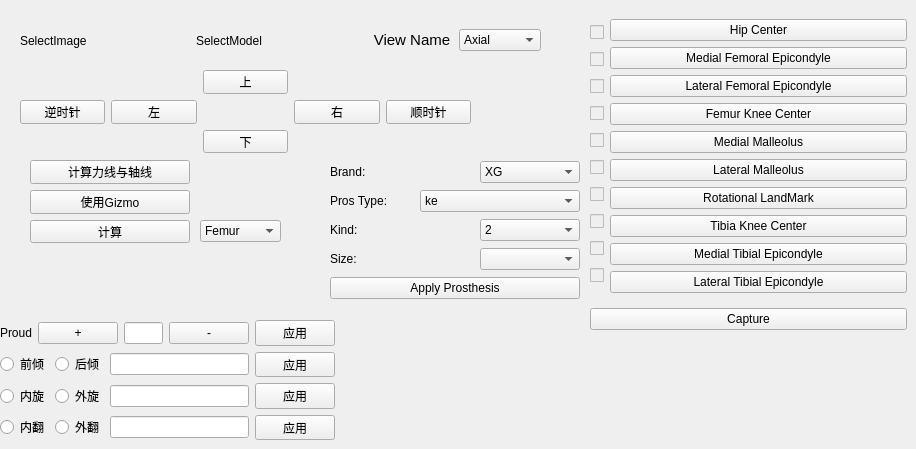
     <widget class="QWidget" name="tab_4">
      <attribute name="title">
       <string>术前规划</string>
      </attribute>
      <widget class="QWidget" name="gridLayoutWidget">
       <property name="geometry">
        <rect>
         <x>20</x>
         <y>70</y>
         <width>451</width>
         <height>83</height>
        </rect>
       </property>
       <layout class="QGridLayout" name="gridLayout">
        <property name="leftMargin">
         <number>0</number>
        </property>
        <item row="0" column="2">
         <widget class="QPushButton" name="ProsUpTransBtn">
          <property name="text">
           <string>上</string>
          </property>
         </widget>
        </item>
        <item row="1" column="0">
         <widget class="QPushButton" name="AntiClockWiseBtn">
          <property name="text">
           <string>逆时针</string>
          </property>
         </widget>
        </item>
        <item row="1" column="3">
         <widget class="QPushButton" name="ProsRightTransBtn">
          <property name="text">
           <string>右</string>
          </property>
         </widget>
        </item>
        <item row="1" column="4">
         <widget class="QPushButton" name="ClockWiseBtn">
          <property name="text">
           <string>顺时针</string>
          </property>
         </widget>
        </item>
        <item row="1" column="1">
         <widget class="QPushButton" name="ProsLeftTransBtn">
          <property name="text">
           <string>左</string>
          </property>
         </widget>
        </item>
        <item row="2" column="2">
         <widget class="QPushButton" name="ProsDownTransBtn">
          <property name="text">
           <string>下</string>
          </property>
         </widget>
        </item>
       </layout>
      </widget>
      <widget class="QWidget" name="horizontalLayoutWidget_7">
       <property name="geometry">
        <rect>
         <x>20</x>
         <y>20</y>
         <width>521</width>
         <height>41</height>
        </rect>
       </property>
       <layout class="QHBoxLayout" name="horizontalLayout">
        <item>
         <widget class="QLabel" name="label_15">
          <property name="text">
           <string>SelectImage</string>
          </property>
         </widget>
        </item>
        <item>
         <widget class="QmitkSingleNodeSelectionWidget" name="PrePlanSelectImageWidget" native="true">
          <property name="font">
           <font>
            <pointsize>11</pointsize>
           </font>
          </property>
         </widget>
        </item>
        <item>
         <widget class="QLabel" name="label_13">
          <property name="text">
           <string>SelectModel</string>
          </property>
         </widget>
        </item>
        <item>
         <widget class="QmitkSingleNodeSelectionWidget" name="PrePlanSelectModelWidget" native="true">
          <property name="font">
           <font>
            <pointsize>11</pointsize>
           </font>
          </property>
         </widget>
        </item>
        <item>
         <widget class="QLabel" name="PrePlanViewNameLabel">
          <property name="sizePolicy">
           <sizepolicy hsizetype="Preferred" vsizetype="Fixed">
            <horstretch>0</horstretch>
            <verstretch>0</verstretch>
           </sizepolicy>
          </property>
          <property name="font">
           <font>
            <pointsize>11</pointsize>
           </font>
          </property>
          <property name="text">
           <string>View Name</string>
          </property>
          <property name="alignment">
           <set>Qt::AlignCenter</set>
          </property>
         </widget>
        </item>
        <item>
         <widget class="QComboBox" name="PrePlanViewType">
          <item>
           <property name="text">
            <string>Axial</string>
           </property>
          </item>
          <item>
           <property name="text">
            <string>Sagittal</string>
           </property>
          </item>
          <item>
           <property name="text">
            <string>Coronal</string>
           </property>
          </item>
         </widget>
        </item>
       </layout>
      </widget>
      <widget class="QWidget" name="verticalLayoutWidget_3">
       <property name="geometry">
        <rect>
         <x>590</x>
         <y>10</y>
         <width>317</width>
         <height>331</height>
        </rect>
       </property>
       <layout class="QVBoxLayout" name="verticalLayout_8">
        <item>
         <layout class="QHBoxLayout" name="horizontalLayout_5">
          <item>
           <layout class="QVBoxLayout" name="verticalLayout_2">
            <item>
             <widget class="QCheckBox" name="HipCenterCheckBox">
              <property name="enabled">
               <bool>false</bool>
              </property>
              <property name="sizePolicy">
               <sizepolicy hsizetype="Fixed" vsizetype="Fixed">
                <horstretch>0</horstretch>
                <verstretch>0</verstretch>
               </sizepolicy>
              </property>
              <property name="text">
               <string/>
              </property>
             </widget>
            </item>
            <item>
             <widget class="QCheckBox" name="MedialFemuralEpicondyleCheckBox">
              <property name="enabled">
               <bool>false</bool>
              </property>
              <property name="sizePolicy">
               <sizepolicy hsizetype="Fixed" vsizetype="Fixed">
                <horstretch>0</horstretch>
                <verstretch>0</verstretch>
               </sizepolicy>
              </property>
              <property name="text">
               <string/>
              </property>
             </widget>
            </item>
            <item>
             <widget class="QCheckBox" name="LateralFemuralEpicondyleCheckBox">
              <property name="enabled">
               <bool>false</bool>
              </property>
              <property name="sizePolicy">
               <sizepolicy hsizetype="Fixed" vsizetype="Fixed">
                <horstretch>0</horstretch>
                <verstretch>0</verstretch>
               </sizepolicy>
              </property>
              <property name="text">
               <string/>
              </property>
             </widget>
            </item>
            <item>
             <widget class="QCheckBox" name="FemurKneeCenterCheckBox">
              <property name="enabled">
               <bool>false</bool>
              </property>
              <property name="sizePolicy">
               <sizepolicy hsizetype="Fixed" vsizetype="Fixed">
                <horstretch>0</horstretch>
                <verstretch>0</verstretch>
               </sizepolicy>
              </property>
              <property name="text">
               <string/>
              </property>
             </widget>
            </item>
            <item>
             <widget class="QCheckBox" name="MedialMalleolusCheckBox">
              <property name="enabled">
               <bool>false</bool>
              </property>
              <property name="sizePolicy">
               <sizepolicy hsizetype="Fixed" vsizetype="Fixed">
                <horstretch>0</horstretch>
                <verstretch>0</verstretch>
               </sizepolicy>
              </property>
              <property name="text">
               <string/>
              </property>
             </widget>
            </item>
            <item>
             <widget class="QCheckBox" name="LateralMalleolusCheckBox">
              <property name="enabled">
               <bool>false</bool>
              </property>
              <property name="sizePolicy">
               <sizepolicy hsizetype="Fixed" vsizetype="Fixed">
                <horstretch>0</horstretch>
                <verstretch>0</verstretch>
               </sizepolicy>
              </property>
              <property name="text">
               <string/>
              </property>
             </widget>
            </item>
            <item>
             <widget class="QCheckBox" name="RotationalLandMarkCheckBox">
              <property name="enabled">
               <bool>false</bool>
              </property>
              <property name="sizePolicy">
               <sizepolicy hsizetype="Fixed" vsizetype="Fixed">
                <horstretch>0</horstretch>
                <verstretch>0</verstretch>
               </sizepolicy>
              </property>
              <property name="text">
               <string/>
              </property>
             </widget>
            </item>
            <item>
             <widget class="QCheckBox" name="TibiaKneeCenterCheckBox">
              <property name="enabled">
               <bool>false</bool>
              </property>
              <property name="sizePolicy">
               <sizepolicy hsizetype="Fixed" vsizetype="Fixed">
                <horstretch>0</horstretch>
                <verstretch>0</verstretch>
               </sizepolicy>
              </property>
              <property name="text">
               <string/>
              </property>
             </widget>
            </item>
            <item>
             <widget class="QCheckBox" name="MedialTibialEpicondyleCheckBox">
              <property name="enabled">
               <bool>false</bool>
              </property>
              <property name="text">
               <string/>
              </property>
             </widget>
            </item>
            <item>
             <widget class="QCheckBox" name="LateralTibialEpicondyleCheckBox">
              <property name="enabled">
               <bool>false</bool>
              </property>
              <property name="text">
               <string/>
              </property>
             </widget>
            </item>
           </layout>
          </item>
          <item>
           <layout class="QVBoxLayout" name="verticalLayout_7">
            <item>
             <widget class="QPushButton" name="PreHipCenterBtn">
              <property name="text">
               <string>Hip Center</string>
              </property>
             </widget>
            </item>
            <item>
             <widget class="QPushButton" name="PreMedialFemuralEpicondyleBtn">
              <property name="text">
               <string>Medial Femoral Epicondyle</string>
              </property>
             </widget>
            </item>
            <item>
             <widget class="QPushButton" name="PreLateralFemuralEpicondyleBtn">
              <property name="text">
               <string>Lateral Femoral Epicondyle</string>
              </property>
             </widget>
            </item>
            <item>
             <widget class="QPushButton" name="PreFemurKneeCenterBtn">
              <property name="sizePolicy">
               <sizepolicy hsizetype="Expanding" vsizetype="Fixed">
                <horstretch>0</horstretch>
                <verstretch>0</verstretch>
               </sizepolicy>
              </property>
              <property name="text">
               <string>Femur Knee Center</string>
              </property>
             </widget>
            </item>
            <item>
             <widget class="QPushButton" name="PreMedialMalleolusBtn">
              <property name="text">
               <string>Medial Malleolus</string>
              </property>
             </widget>
            </item>
            <item>
             <widget class="QPushButton" name="PreLateralMalleolusBtn">
              <property name="text">
               <string>Lateral Malleolus</string>
              </property>
             </widget>
            </item>
            <item>
             <widget class="QPushButton" name="PreRotationalLandmarkBtn">
              <property name="text">
               <string>Rotational LandMark</string>
              </property>
             </widget>
            </item>
            <item>
             <widget class="QPushButton" name="PreTibiaKneeCenterBtn">
              <property name="text">
               <string>Tibia Knee Center</string>
              </property>
             </widget>
            </item>
            <item>
             <widget class="QPushButton" name="PreMedialTibialEpicondyleBtn">
              <property name="text">
               <string>Medial Tibial Epicondyle</string>
              </property>
             </widget>
            </item>
            <item>
             <widget class="QPushButton" name="PreLateralTibialEpicondyleBtn">
              <property name="text">
               <string>Lateral Tibial Epicondyle</string>
              </property>
             </widget>
            </item>
           </layout>
          </item>
         </layout>
        </item>
        <item>
         <widget class="QPushButton" name="PreCapturePointBtn">
          <property name="text">
           <string>Capture</string>
          </property>
         </widget>
        </item>
       </layout>
      </widget>
      <widget class="QWidget" name="verticalLayoutWidget">
       <property name="geometry">
        <rect>
         <x>330</x>
         <y>160</y>
         <width>250</width>
         <height>141</height>
        </rect>
       </property>
       <layout class="QVBoxLayout" name="verticalLayout_9">
        <item>
         <layout class="QHBoxLayout" name="horizontalLayout_6">
          <item>
           <widget class="QLabel" name="label_16">
            <property name="text">
             <string>Brand:</string>
            </property>
           </widget>
          </item>
          <item>
           <widget class="QComboBox" name="BrandComboBox">
            <property name="sizePolicy">
             <sizepolicy hsizetype="Fixed" vsizetype="Fixed">
              <horstretch>0</horstretch>
              <verstretch>0</verstretch>
             </sizepolicy>
            </property>
            <property name="minimumSize">
             <size>
              <width>100</width>
              <height>0</height>
             </size>
            </property>
            <item>
             <property name="text">
              <string>XG</string>
             </property>
            </item>
            <item>
             <property name="text">
              <string>XK</string>
             </property>
            </item>
            <item>
             <property name="text">
              <string>QiangShen</string>
             </property>
            </item>
            <item>
             <property name="text">
              <string>ChunLi</string>
             </property>
            </item>
            <item>
             <property name="text">
              <string>AiKang</string>
             </property>
            </item>
           </widget>
          </item>
         </layout>
        </item>
        <item>
         <layout class="QHBoxLayout" name="horizontalLayout_7">
          <item>
           <widget class="QLabel" name="label_17">
            <property name="text">
             <string>Pros Type:</string>
            </property>
           </widget>
          </item>
          <item>
           <widget class="QComboBox" name="ProsthesisTypeComboBox">
            <property name="sizePolicy">
             <sizepolicy hsizetype="Fixed" vsizetype="Fixed">
              <horstretch>0</horstretch>
              <verstretch>0</verstretch>
             </sizepolicy>
            </property>
            <property name="minimumSize">
             <size>
              <width>160</width>
              <height>0</height>
             </size>
            </property>
            <item>
             <property name="text">
              <string>ke</string>
             </property>
            </item>
            <item>
             <property name="text">
              <string>tuo</string>
             </property>
            </item>
            <item>
             <property name="text">
              <string>dian</string>
             </property>
            </item>
           </widget>
          </item>
         </layout>
        </item>
        <item>
         <layout class="QHBoxLayout" name="horizontalLayout_13">
          <item>
           <widget class="QLabel" name="label_18">
            <property name="text">
             <string>Kind:</string>
            </property>
           </widget>
          </item>
          <item>
           <widget class="QComboBox" name="ProsthesisKindComboBox">
            <property name="sizePolicy">
             <sizepolicy hsizetype="Fixed" vsizetype="Fixed">
              <horstretch>0</horstretch>
              <verstretch>0</verstretch>
             </sizepolicy>
            </property>
            <property name="minimumSize">
             <size>
              <width>100</width>
              <height>0</height>
             </size>
            </property>
            <item>
             <property name="text">
              <string>2</string>
             </property>
            </item>
            <item>
             <property name="text">
              <string>3</string>
             </property>
            </item>
            <item>
             <property name="text">
              <string>4</string>
             </property>
            </item>
            <item>
             <property name="text">
              <string>5</string>
             </property>
            </item>
            <item>
             <property name="text">
              <string>6</string>
             </property>
            </item>
            <item>
             <property name="text">
              <string>7</string>
             </property>
            </item>
            <item>
             <property name="text">
              <string>8</string>
             </property>
            </item>
           </widget>
          </item>
         </layout>
        </item>
        <item>
         <layout class="QHBoxLayout" name="horizontalLayout_14">
          <item>
           <widget class="QLabel" name="label_19">
            <property name="text">
             <string>Size:</string>
            </property>
           </widget>
          </item>
          <item>
           <widget class="QComboBox" name="ProsthesisSizeComboBox">
            <property name="sizePolicy">
             <sizepolicy hsizetype="Fixed" vsizetype="Fixed">
              <horstretch>0</horstretch>
              <verstretch>0</verstretch>
             </sizepolicy>
            </property>
            <property name="minimumSize">
             <size>
              <width>100</width>
              <height>0</height>
             </size>
            </property>
           </widget>
          </item>
         </layout>
        </item>
        <item>
         <widget class="QPushButton" name="ApplyProsthesisBtn">
          <property name="text">
           <string>Apply Prosthesis</string>
          </property>
         </widget>
        </item>
       </layout>
      </widget>
      <widget class="QWidget" name="verticalLayoutWidget_2">
       <property name="geometry">
        <rect>
         <x>30</x>
         <y>160</y>
         <width>160</width>
         <height>83</height>
        </rect>
       </property>
       <layout class="QVBoxLayout" name="verticalLayout_10">
        <item>
         <widget class="QPushButton" name="CalculateAxisBtn">
          <property name="text">
           <string>计算力线与轴线</string>
          </property>
         </widget>
        </item>
        <item>
         <widget class="QPushButton" name="UseGizmoBtn">
          <property name="text">
           <string>使用Gizmo</string>
          </property>
         </widget>
        </item>
        <item>
         <widget class="QPushButton" name="CalculateProsBtn">
          <property name="text">
           <string>计算</string>
          </property>
         </widget>
        </item>
       </layout>
      </widget>
      <widget class="QWidget" name="verticalLayoutWidget_5">
       <property name="geometry">
        <rect>
         <x>0</x>
         <y>320</y>
         <width>335</width>
         <height>120</height>
        </rect>
       </property>
       <layout class="QVBoxLayout" name="verticalLayout_13">
        <item>
         <layout class="QHBoxLayout" name="horizontalLayout_25">
          <item>
           <widget class="QLabel" name="label_14">
            <property name="text">
             <string>Proud</string>
            </property>
           </widget>
          </item>
          <item>
           <widget class="QPushButton" name="ProudPlusBtn">
            <property name="text">
             <string>+</string>
            </property>
           </widget>
          </item>
          <item>
           <widget class="QLineEdit" name="ProudDistanceLineEdit"/>
          </item>
          <item>
           <widget class="QPushButton" name="ProudMinusBtn">
            <property name="text">
             <string>-</string>
            </property>
           </widget>
          </item>
          <item>
           <widget class="QPushButton" name="ApplyProudDistanceBtn">
            <property name="text">
             <string>应用</string>
            </property>
           </widget>
          </item>
         </layout>
        </item>
        <item>
         <layout class="QHBoxLayout" name="horizontalLayout_2">
          <item>
           <widget class="QRadioButton" name="FrontTiltRadioBtn">
            <property name="text">
             <string>前倾</string>
            </property>
           </widget>
          </item>
          <item>
           <widget class="QRadioButton" name="BackTiltRadioBtn">
            <property name="text">
             <string>后倾</string>
            </property>
           </widget>
          </item>
          <item>
           <widget class="QLineEdit" name="TiltAngleLineEdit">
            <property name="layoutDirection">
             <enum>Qt::LeftToRight</enum>
            </property>
            <property name="alignment">
             <set>Qt::AlignCenter</set>
            </property>
           </widget>
          </item>
          <item>
           <widget class="QPushButton" name="ApplyTiltAngleBtn">
            <property name="text">
             <string>应用</string>
            </property>
           </widget>
          </item>
         </layout>
        </item>
        <item>
         <layout class="QHBoxLayout" name="horizontalLayout_21">
          <item>
           <widget class="QRadioButton" name="InternalRotationRadioBtn">
            <property name="text">
             <string>内旋</string>
            </property>
           </widget>
          </item>
          <item>
           <widget class="QRadioButton" name="ExternalRotationRadioBtn">
            <property name="text">
             <string>外旋</string>
            </property>
           </widget>
          </item>
          <item>
           <widget class="QLineEdit" name="ProsRotationLineEdit">
            <property name="layoutDirection">
             <enum>Qt::LeftToRight</enum>
            </property>
            <property name="alignment">
             <set>Qt::AlignCenter</set>
            </property>
           </widget>
          </item>
          <item>
           <widget class="QPushButton" name="ApplyRotationAngleBtn">
            <property name="text">
             <string>应用</string>
            </property>
           </widget>
          </item>
         </layout>
        </item>
        <item>
         <layout class="QHBoxLayout" name="horizontalLayout_20">
          <item>
           <widget class="QRadioButton" name="VarusRadioBtn">
            <property name="text">
             <string>内翻</string>
            </property>
           </widget>
          </item>
          <item>
           <widget class="QRadioButton" name="ValgusRadioBtn">
            <property name="text">
             <string>外翻</string>
            </property>
           </widget>
          </item>
          <item>
           <widget class="QLineEdit" name="ProsVaLineEdit">
            <property name="layoutDirection">
             <enum>Qt::LeftToRight</enum>
            </property>
            <property name="alignment">
             <set>Qt::AlignCenter</set>
            </property>
           </widget>
          </item>
          <item>
           <widget class="QPushButton" name="ApplyVaAngleBtn">
            <property name="text">
             <string>应用</string>
            </property>
           </widget>
          </item>
         </layout>
        </item>
       </layout>
      </widget>
      <widget class="QComboBox" name="AngleCalculationTypeComboBox">
       <property name="geometry">
        <rect>
         <x>200</x>
         <y>220</y>
         <width>81</width>
         <height>22</height>
        </rect>
       </property>
       <item>
        <property name="text">
         <string>Femur</string>
        </property>
       </item>
       <item>
        <property name="text">
         <string>Tibia</string>
        </property>
       </item>
      </widget>
     </widget>
